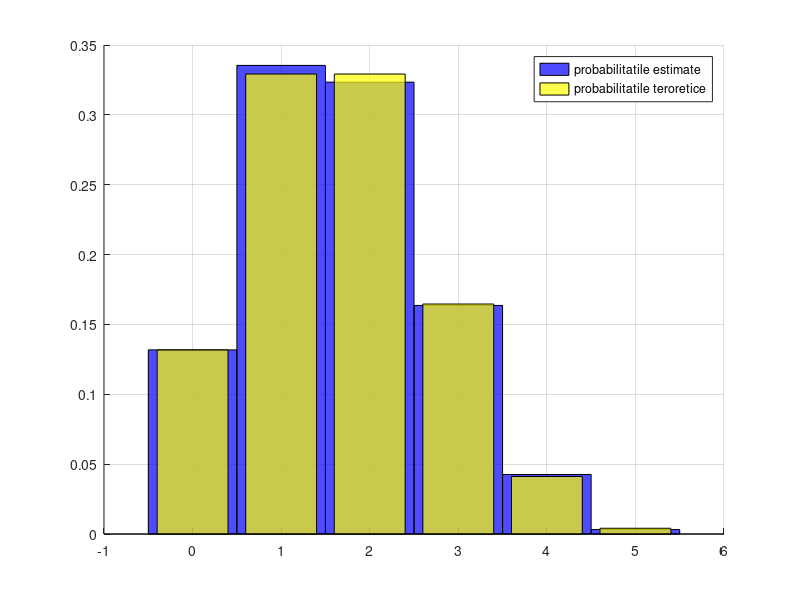

MATLAB code to generate this figure:
clf; grid on; hold on;
p=1/3; n=5; m=5000;
x=binornd(n,p,1,m);
N=hist(x,0:n);
bar(0:n,N/m,'hist','FaceColor','b');
bar(0:n,binopdf(0:n,n,p),'FaceColor','y');
legend('probabilitatile estimate','probabilitatile teroretice');
set(findobj('type','patch'),'facealpha',0.7);xlim([-1 n+1]);
